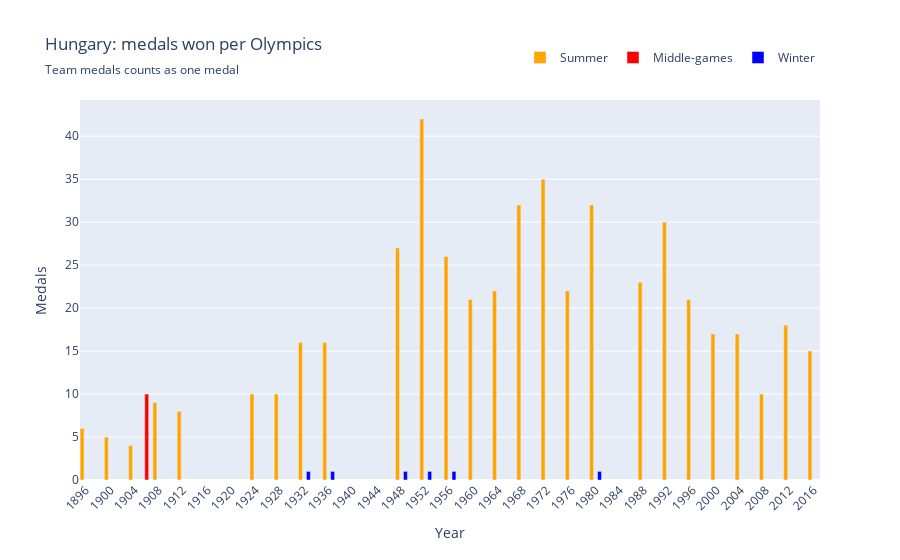
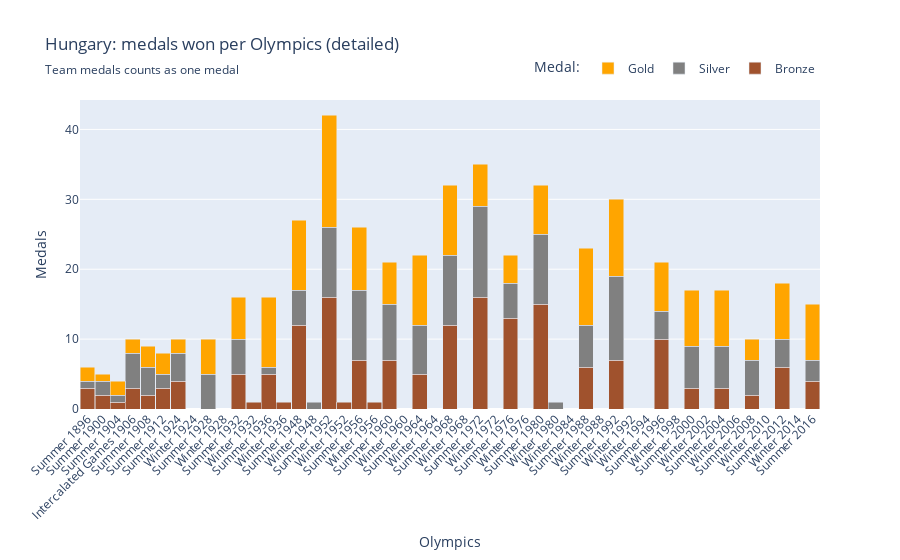

The notebook cell saved with these charts, in order:
### Markdown cell above
##### **1.2.2 Amount of medals per Olympics**

### Code cell
# Barplot of medals won during all Olympics (including those that weren't held or those that Hungary didn't participate in)
## 1906: interalated games (non-official Olympics)
## 1916: no Olympics because of WW1
## 1920: Hungary was banned because of their participation in WW1
## 1940: no Olympics because of WW2
## 1944: no Olympics because of WW2
## 1984, winter: Sarajevo, no medals won
## 1984, summer: Los Angeles, boycott (because the US boycotted the summer Olympics in Moscow 1980)
total_medals = hun_df[["Year", "Season", "Event", "Medal"]].dropna().drop_duplicates(subset=["Year", "Event", "Medal"])
total_medals["ExtraSeason"] = total_medals.apply(lambda row: "Middle-games" if row["Year"] == 1906 else ("Winter" if row["Season"] == "Winter" else "Summer"), axis=1)
unique_medals = total_medals.groupby(["Year", "ExtraSeason"])["Medal"].value_counts().unstack().sum(axis=1)
unique_medals_df = unique_medals.reset_index().rename(columns={0: "Medals"})

fig = px.bar(
       data_frame=unique_medals_df,
       x="Year", 
       y="Medals", 
       title="Hungary: medals won per Olympics", 
       subtitle="Team medals counts as one medal", 
       color="ExtraSeason", 
       barmode="group", 
       color_discrete_map={"Summer": "orange", "Winter": "blue", "Middle-games": "red"})
fig.update_layout(legend=dict(orientation="h", yanchor="top", y=1.15, xanchor="right", x=1), legend_title_text="", bargap=0.02)
fig.update_xaxes(dtick=4, ticklabelposition="outside left", tickangle=-45)
fig.show()

# Detailed barplot of medals won during all Olympics that Hungary participated in
total_medals = hun_df[["Year", "Season", "Event", "Medal"]].fillna({"Medal": "0"}).dropna(subset=["Year", "Event", "Medal"]).drop_duplicates(subset=["Year", "Event", "Medal"])
total_medals["ExtraSeason"] = total_medals.apply(lambda row: "Intercalated Games" if row["Year"] == 1906 else ("Winter" if row["Season"] == "Winter" else "Summer"), axis=1)
unique_medals = total_medals.groupby(["Year", "ExtraSeason"])["Medal"].value_counts().unstack().reset_index()

melted = unique_medals.melt(id_vars=["Year", "ExtraSeason"], value_vars=["Bronze", "Silver", "Gold"], var_name="MedalType", value_name="Count")
melted["YearSeason"] = melted["ExtraSeason"] + " " + melted["Year"].astype(str)

fig = px.bar(
       data_frame=melted,
       x="YearSeason", 
       y="Count", 
       title="Hungary: medals won per Olympics (detailed)", 
       subtitle="Team medals counts as one medal", 
       color="MedalType", 
       barmode="stack", 
       color_discrete_map={"Gold": "orange", "Silver": "grey", "Bronze": "sienna"}, 
       labels={"Count": "Medals", "YearSeason": "Olympics"})

fig.update_layout(legend=dict(orientation="h", yanchor="top", y=1.15, xanchor="right", x=1, traceorder="reversed"), legend_title_text="Medal:", bargap=0.02)
fig.update_xaxes(ticklabelposition="outside left", tickangle=-45)
fig.show()

### Figure 1 — Plotly figure (JSON) as saved in the notebook; plotly's stock layout.template omitted (floating-point values rounded to 4 significant figures)
{"data": [{"alignmentgroup": "True", "hovertemplate": "ExtraSeason=Summer<br>Year=%{x}<br>Medals=%{y}<extra></extra>", "legendgroup": "Summer", "marker": {"color": "orange", "pattern": {"shape": ""}}, "name": "Summer", "offsetgroup": "Summer", "orientation": "v", "showlegend": true, "textposition": "auto", "type": "bar", "x": [1896, 1900, 1904, 1908, 1912, 1924, 1928, 1932, 1936, 1948, 1952, 1956, 1960, 1964, 1968, 1972, 1976, 1980, 1988, 1992, 1996, 2000, 2004, 2008, 2012, 2016], "xaxis": "x", "y": [6.0, 5.0, 4.0, 9.0, 8.0, 10.0, 10.0, 16.0, 16.0, 27.0, 42.0, 26.0, 21.0, 22.0, 32.0, 35.0, 22.0, 32.0, 23.0, 30.0, 21.0, 17.0, 17.0, 10.0, 18.0, 15.0], "yaxis": "y"}, {"alignmentgroup": "True", "hovertemplate": "ExtraSeason=Middle-games<br>Year=%{x}<br>Medals=%{y}<extra></extra>", "legendgroup": "Middle-games", "marker": {"color": "red", "pattern": {"shape": ""}}, "name": "Middle-games", "offsetgroup": "Middle-games", "orientation": "v", "showlegend": true, "textposition": "auto", "type": "bar", "x": [1906], "xaxis": "x", "y": [10.0], "yaxis": "y"}, {"alignmentgroup": "True", "hovertemplate": "ExtraSeason=Winter<br>Year=%{x}<br>Medals=%{y}<extra></extra>", "legendgroup": "Winter", "marker": {"color": "blue", "pattern": {"shape": ""}}, "name": "Winter", "offsetgroup": "Winter", "orientation": "v", "showlegend": true, "textposition": "auto", "type": "bar", "x": [1932, 1936, 1948, 1952, 1956, 1980], "xaxis": "x", "y": [1.0, 1.0, 1.0, 1.0, 1.0, 1.0], "yaxis": "y"}], "layout": {"bargap": 0.02, "barmode": "group", "legend": {"orientation": "h", "title": {"text": ""}, "tracegroupgap": 0, "x": 1, "xanchor": "right", "y": 1.15, "yanchor": "top"}, "title": {"subtitle": {"text": "Team medals counts as one medal"}, "text": "Hungary: medals won per Olympics"}, "xaxis": {"anchor": "y", "domain": [0, 1], "dtick": 4, "tickangle": -45, "ticklabelposition": "outside left", "title": {"text": "Year"}}, "yaxis": {"anchor": "x", "domain": [0, 1], "title": {"text": "Medals"}}}}

### Figure 2 — Plotly figure (JSON) as saved in the notebook; plotly's stock layout.template omitted (floating-point values rounded to 4 significant figures)
{"data": [{"hovertemplate": "MedalType=Bronze<br>Olympics=%{x}<br>Medals=%{y}<extra></extra>", "legendgroup": "Bronze", "marker": {"color": "sienna", "pattern": {"shape": ""}}, "name": "Bronze", "orientation": "v", "showlegend": true, "textposition": "auto", "type": "bar", "x": ["Summer 1896", "Summer 1900", "Summer 1904", "Intercalated Games 1906", "Summer 1908", "Summer 1912", "Summer 1924", "Winter 1924", "Summer 1928", "Winter 1928", "Summer 1932", "Winter 1932", "Summer 1936", "Winter 1936", "Summer 1948", "Winter 1948", "Summer 1952", "Winter 1952", "Summer 1956", "Winter 1956", "Summer 1960", "Winter 1960", "Summer 1964", "Winter 1964", "Summer 1968", "Winter 1968", "Summer 1972", "Winter 1972", "Summer 1976", "Winter 1976", "Summer 1980", "Winter 1980", "Winter 1984", "Summer 1988", "Winter 1988", "Summer 1992", "Winter 1992", "Winter 1994", "Summer 1996", "Winter 1998", "Summer 2000", "Winter 2002", "Summer 2004", "Winter 2006", "Summer 2008", "Winter 2010", "Summer 2012", "Winter 2014", "Summer 2016"], "xaxis": "x", "y": [3.0, 2.0, 1.0, 3.0, 2.0, 3.0, 4.0, NaN, NaN, NaN, 5.0, 1.0, 5.0, 1.0, 12.0, NaN, 16.0, 1.0, 7.0, 1.0, 7.0, NaN, 5.0, NaN, 12.0, NaN, 16.0, NaN, 13.0, NaN, 15.0, NaN, NaN, 6.0, NaN, 7.0, NaN, NaN, 10.0, NaN, 3.0, NaN, 3.0, NaN, 2.0, NaN, 6.0, NaN, 4.0], "yaxis": "y"}, {"hovertemplate": "MedalType=Silver<br>Olympics=%{x}<br>Medals=%{y}<extra></extra>", "legendgroup": "Silver", "marker": {"color": "grey", "pattern": {"shape": ""}}, "name": "Silver", "orientation": "v", "showlegend": true, "textposition": "auto", "type": "bar", "x": ["Summer 1896", "Summer 1900", "Summer 1904", "Intercalated Games 1906", "Summer 1908", "Summer 1912", "Summer 1924", "Winter 1924", "Summer 1928", "Winter 1928", "Summer 1932", "Winter 1932", "Summer 1936", "Winter 1936", "Summer 1948", "Winter 1948", "Summer 1952", "Winter 1952", "Summer 1956", "Winter 1956", "Summer 1960", "Winter 1960", "Summer 1964", "Winter 1964", "Summer 1968", "Winter 1968", "Summer 1972", "Winter 1972", "Summer 1976", "Winter 1976", "Summer 1980", "Winter 1980", "Winter 1984", "Summer 1988", "Winter 1988", "Summer 1992", "Winter 1992", "Winter 1994", "Summer 1996", "Winter 1998", "Summer 2000", "Winter 2002", "Summer 2004", "Winter 2006", "Summer 2008", "Winter 2010", "Summer 2012", "Winter 2014", "Summer 2016"], "xaxis": "x", "y": [1.0, 2.0, 1.0, 5.0, 4.0, 2.0, 4.0, NaN, 5.0, NaN, 5.0, NaN, 1.0, NaN, 5.0, 1.0, 10.0, NaN, 10.0, NaN, 8.0, NaN, 7.0, NaN, 10.0, NaN, 13.0, NaN, 5.0, NaN, 10.0, 1.0, NaN, 6.0, NaN, 12.0, NaN, NaN, 4.0, NaN, 6.0, NaN, 6.0, NaN, 5.0, NaN, 4.0, NaN, 3.0], "yaxis": "y"}, {"hovertemplate": "MedalType=Gold<br>Olympics=%{x}<br>Medals=%{y}<extra></extra>", "legendgroup": "Gold", "marker": {"color": "orange", "pattern": {"shape": ""}}, "name": "Gold", "orientation": "v", "showlegend": true, "textposition": "auto", "type": "bar", "x": ["Summer 1896", "Summer 1900", "Summer 1904", "Intercalated Games 1906", "Summer 1908", "Summer 1912", "Summer 1924", "Winter 1924", "Summer 1928", "Winter 1928", "Summer 1932", "Winter 1932", "Summer 1936", "Winter 1936", "Summer 1948", "Winter 1948", "Summer 1952", "Winter 1952", "Summer 1956", "Winter 1956", "Summer 1960", "Winter 1960", "Summer 1964", "Winter 1964", "Summer 1968", "Winter 1968", "Summer 1972", "Winter 1972", "Summer 1976", "Winter 1976", "Summer 1980", "Winter 1980", "Winter 1984", "Summer 1988", "Winter 1988", "Summer 1992", "Winter 1992", "Winter 1994", "Summer 1996", "Winter 1998", "Summer 2000", "Winter 2002", "Summer 2004", "Winter 2006", "Summer 2008", "Winter 2010", "Summer 2012", "Winter 2014", "Summer 2016"], "xaxis": "x", "y": [2.0, 1.0, 2.0, 2.0, 3.0, 3.0, 2.0, NaN, 5.0, NaN, 6.0, NaN, 10.0, NaN, 10.0, NaN, 16.0, NaN, 9.0, NaN, 6.0, NaN, 10.0, NaN, 10.0, NaN, 6.0, NaN, 4.0, NaN, 7.0, NaN, NaN, 11.0, NaN, 11.0, NaN, NaN, 7.0, NaN, 8.0, NaN, 8.0, NaN, 3.0, NaN, 8.0, NaN, 8.0], "yaxis": "y"}], "layout": {"bargap": 0.02, "barmode": "stack", "legend": {"orientation": "h", "title": {"text": "Medal:"}, "tracegroupgap": 0, "traceorder": "reversed", "x": 1, "xanchor": "right", "y": 1.15, "yanchor": "top"}, "title": {"subtitle": {"text": "Team medals counts as one medal"}, "text": "Hungary: medals won per Olympics (detailed)"}, "xaxis": {"anchor": "y", "domain": [0, 1], "tickangle": -45, "ticklabelposition": "outside left", "title": {"text": "Olympics"}}, "yaxis": {"anchor": "x", "domain": [0, 1], "title": {"text": "Medals"}}}}
